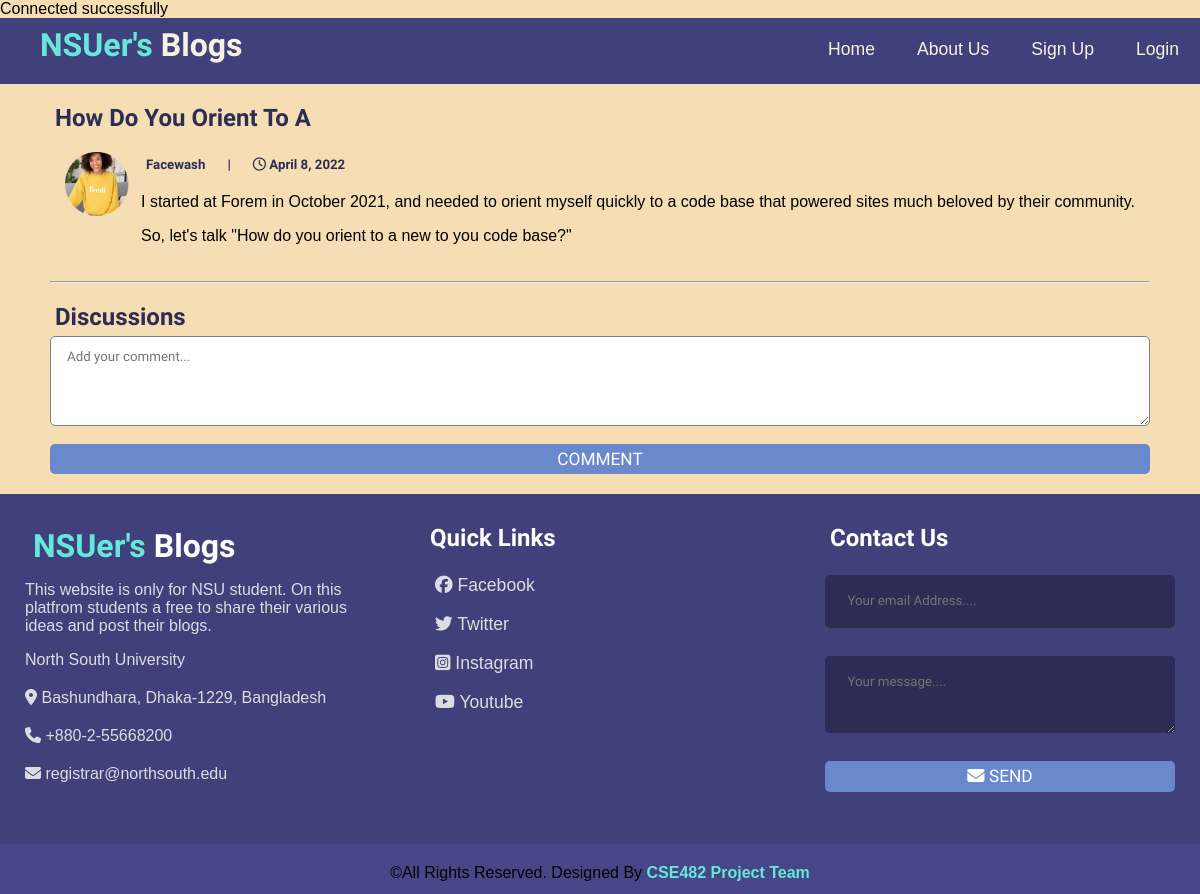
Page /Blog/thread.php?id=5 on the committed database.
### tables this page shows
CREATE TABLE IF NOT EXISTS `threads` (
  `id` int(11) NOT NULL AUTO_INCREMENT,
  `user_id` int(11) NOT NULL,
  `thread_topic_id` int(11) NOT NULL,
  `title` varchar(255) NOT NULL,
  `body` text NOT NULL,
  `published` tinyint(4) NOT NULL,
  `created_at` datetime NOT NULL DEFAULT current_timestamp(),
  `update_at` datetime NOT NULL DEFAULT current_timestamp(),
  PRIMARY KEY (`id`),
  KEY `thread_topic_id` (`thread_topic_id`)
);

CREATE TABLE IF NOT EXISTS `users` (
  `id` int(11) NOT NULL AUTO_INCREMENT,
  `admin` tinyint(4) NOT NULL,
  `username` varchar(255) NOT NULL,
  `email` varchar(255) NOT NULL,
  `password` varchar(255) NOT NULL,
  `first_name` varchar(50) NOT NULL,
  `last_name` varchar(50) NOT NULL,
  `profile_tagline` varchar(255) NOT NULL,
  `location` varchar(60) NOT NULL,
  `about_me` text NOT NULL,
  `fb_link` varchar(255) NOT NULL,
  `tw_link` varchar(255) NOT NULL,
  `lk_link` varchar(255) NOT NULL,
  `yt_link` varchar(255) NOT NULL,
  `created_at` datetime NOT NULL DEFAULT current_timestamp(),
  PRIMARY KEY (`id`),
  UNIQUE KEY `email` (`email`)
);

### Blog/app/database/db.php (called while the page is built, shortened)
<?php
require("connect.php");
function executeQuery($sql, $data)
{
    global $conn;
    $statement = $conn->prepare($sql);
    $values = array_values($data);
    $types = str_repeat('s', count($values));
    $statement->bind_param($types, ...$values);
    $statement->execute();
    return $statement;
}
function selectOne($table, $conditions)
{
    $sql = "SELECT * FROM $table";
    $i = 0;
    foreach ($conditions as $key => $value) {
        if ($i === 0) {
            $sql = $sql . " WHERE $key = ?";
        } else {
            $sql = $sql . " AND $key = ?";
        }
        $i++;
    }
    $sql = $sql . " LIMIT 1";
    $statement = executeQuery($sql, $conditions);
    $record = $statement->get_result()->fetch_assoc();
    return $record;
}

### Blog/thread.php (the view, shortened to what this page needs)
<?php
include(ROOT_PATH . '/app/controllers/threads.php');
if (isset($_GET['id'])) {
  $thread = selectOne('threads', ['id' => $_GET['id']]);
}
$user = selectOne('users', ['id' => $thread['user_id']]);
?>
<!DOCTYPE html>
<html lang="en">
<head>
  <link rel="stylesheet" href="assets/css/style.css">
</head>
<body>
  <?php include(ROOT_PATH . "/app/includes/header.php") ?>
  <main class="container">
    <section class="mtb-2">
      <div class="mb-2">
        <h1><?php echo ucwords($thread['title']); ?></h1>
      </div>
      <article class="flex-container thread-body">
        <div class="flex-items">
          <div>
            <img src="assets/images/avatar.png" alt="avatar" width="64" height="64" />
          </div>
        </div>
        <div class="flex-items">
          <div class="inline-flex">
            <div>
              <h5><?php echo ucfirst($user['username']); ?></h5>
            </div>
            <div>
              <h5>|</h5>
            </div>
            <div>
              <h5>
                <span class="text-muted">
                  <i class="far fa-clock"></i>
                  <time> <?php echo date('F j, Y', strtotime($thread['update_at'])); ?>
                  </time>
                </span>
              </h5>
            </div>
          </div>
          <div>
            <?php echo html_entity_decode($thread['body']); ?>
          </div>
        </div>
      </article>
      <hr />
    </section>
    <section class="mtb-2">
      <div>
        <h1>Discussions</h1>
      </div>
      <div class="comment">
        <form>
          <textarea class="text-input contact-input" name="message" id="comment_textbox" rows="3" placeholder="Add your comment... "></textarea>
          <br>
          <button type="button" class="btn btn-big contact-btn" id="add_comment_button">Comment</button>
        </form>
      </div>
    </section>
  </main>
  <?php include(ROOT_PATH . "/app/includes/footer.php") ?>
</body>
</html>

### Blog/assets/css/style.css (style rules this page uses)
* { box-sizing: border-box; }
html, body { height: 100%; padding: 0px; margin: 0px; background: wheat; font-family: Arial, Helvetica, sans-serif; }
h1, h2, h3, h4, h5, h6 { font-family: "Trirong", serif; color: #2c2c54; margin: 5px; }
.btn { padding: 0.2rem 0.5rem; background: #6a89cc; color: #0c2461; border: 1px solid transparent; border-radius: 0.25rem; font-size: 1.08em; font-family: "Trirong", serif; }
.btn-big { padding: 0.5rem 1.1rem; line-height: 1rem; width: 100%; }
.text-input { padding: 0.5rem 1rem; display: block; width: 100%; border-radius: 5px; border: 0.2px solid gray; background: white; outline: none; color: #2c2c54; line-height: 1.5rem; font-family: "Trirong", serif; }
.container { width: 100%; margin: 0 auto; padding: 0px 20px; max-width: 1140px; }
.mb-2 { margin-bottom: 20px; }
.mtb-2 { margin-top: 20px; margin-bottom: 20px; }
.flex-container { display: flex; flex-direction: row; flex-wrap: nowrap; justify-content: normal; align-items: normal; align-content: normal; gap: 12px; }
.flex-items:nth-child(1) { display: block; flex-grow: 0; flex-shrink: 2; flex-basis: auto; align-self: auto; order: 0; }
.flex-items:nth-child(2) { display: block; flex-grow: 1; flex-shrink: 1; flex-basis: auto; align-self: auto; order: 0; }
.thread-body { margin-top: 20px; margin-bottom: 20px; padding: 0 15px; }
.inline-flex { display: inline-flex; flex-wrap: wrap; gap: 12px; align-content: center; }
.btn { background: #6a89cc; text-align: center; padding: 6px; border-radius: 5px; color: #fff; cursor: pointer; text-transform: uppercase; }

### rows in the picture
threads: title "How Do You Orient To A", update_at "April 8, 2022", body "I started at Forem in October 2021, and needed to orient myself quickly to a code base that powered sites much beloved by their community. So, let's talk \"How do you orient to a new to you code base?\""
users: username "Facewash"
